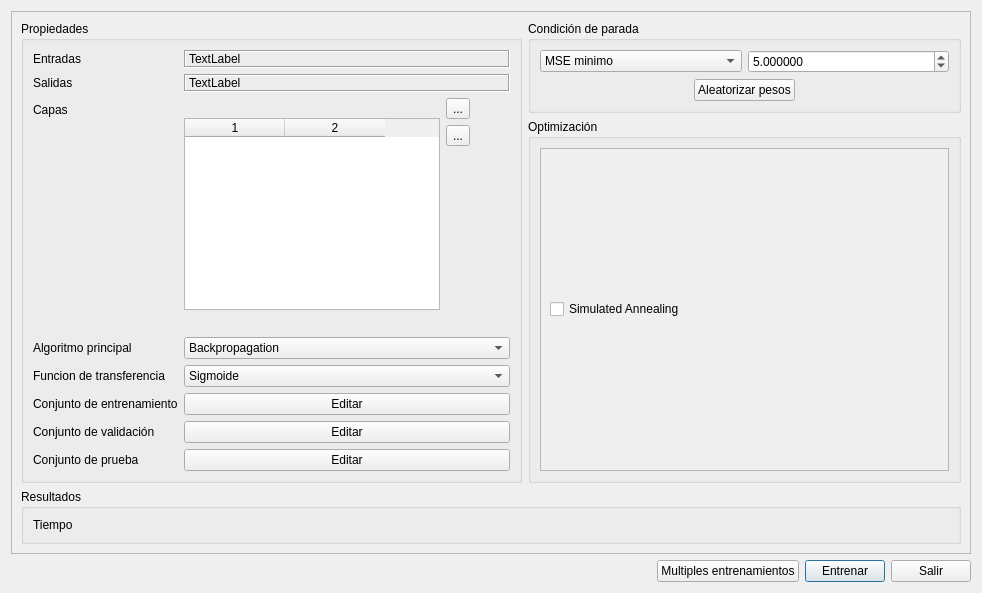
<?xml version="1.0" encoding="UTF-8"?>
<ui version="4.0">
 <class>MLPTrainingDialog</class>
 <widget class="QDialog" name="MLPTrainingDialog">
  <property name="geometry">
   <rect>
    <x>0</x>
    <y>0</y>
    <width>982</width>
    <height>593</height>
   </rect>
  </property>
  <property name="sizePolicy">
   <sizepolicy hsizetype="Expanding" vsizetype="Expanding">
    <horstretch>0</horstretch>
    <verstretch>0</verstretch>
   </sizepolicy>
  </property>
  <property name="windowTitle">
   <string>Entrenamiento</string>
  </property>
  <layout class="QVBoxLayout" name="verticalLayout_4">
   <property name="sizeConstraint">
    <enum>QLayout::SetMinimumSize</enum>
   </property>
   <item>
    <widget class="QScrollArea" name="scrollArea">
     <property name="widgetResizable">
      <bool>true</bool>
     </property>
     <widget class="QWidget" name="scrollAreaWidgetContents_2">
      <property name="geometry">
       <rect>
        <x>0</x>
        <y>0</y>
        <width>962</width>
        <height>543</height>
       </rect>
      </property>
      <layout class="QVBoxLayout" name="verticalLayout_8">
       <item>
        <layout class="QHBoxLayout" name="horizontalLayout_3">
         <item>
          <widget class="QGroupBox" name="groupBox">
           <property name="title">
            <string>Propiedades</string>
           </property>
           <layout class="QVBoxLayout" name="verticalLayout">
            <item>
             <layout class="QFormLayout" name="formLayout">
              <property name="fieldGrowthPolicy">
               <enum>QFormLayout::AllNonFixedFieldsGrow</enum>
              </property>
              <item row="0" column="0">
               <widget class="QLabel" name="label">
                <property name="sizePolicy">
                 <sizepolicy hsizetype="Expanding" vsizetype="Preferred">
                  <horstretch>0</horstretch>
                  <verstretch>0</verstretch>
                 </sizepolicy>
                </property>
                <property name="text">
                 <string>Entradas</string>
                </property>
               </widget>
              </item>
              <item row="0" column="1">
               <widget class="QLabel" name="lblInputs">
                <property name="sizePolicy">
                 <sizepolicy hsizetype="Expanding" vsizetype="Preferred">
                  <horstretch>0</horstretch>
                  <verstretch>0</verstretch>
                 </sizepolicy>
                </property>
                <property name="frameShape">
                 <enum>QFrame::Box</enum>
                </property>
                <property name="frameShadow">
                 <enum>QFrame::Sunken</enum>
                </property>
                <property name="text">
                 <string>TextLabel</string>
                </property>
               </widget>
              </item>
              <item row="2" column="0">
               <widget class="QLabel" name="label_2">
                <property name="sizePolicy">
                 <sizepolicy hsizetype="Expanding" vsizetype="Preferred">
                  <horstretch>0</horstretch>
                  <verstretch>0</verstretch>
                 </sizepolicy>
                </property>
                <property name="text">
                 <string>Salidas</string>
                </property>
               </widget>
              </item>
              <item row="2" column="1">
               <widget class="QLabel" name="lblOutputs">
                <property name="sizePolicy">
                 <sizepolicy hsizetype="Expanding" vsizetype="Preferred">
                  <horstretch>0</horstretch>
                  <verstretch>0</verstretch>
                 </sizepolicy>
                </property>
                <property name="frameShape">
                 <enum>QFrame::Box</enum>
                </property>
                <property name="frameShadow">
                 <enum>QFrame::Sunken</enum>
                </property>
                <property name="text">
                 <string>TextLabel</string>
                </property>
               </widget>
              </item>
              <item row="3" column="0">
               <widget class="QLabel" name="label_3">
                <property name="sizePolicy">
                 <sizepolicy hsizetype="Expanding" vsizetype="Preferred">
                  <horstretch>0</horstretch>
                  <verstretch>0</verstretch>
                 </sizepolicy>
                </property>
                <property name="text">
                 <string>Capas</string>
                </property>
               </widget>
              </item>
              <item row="3" column="1">
               <layout class="QHBoxLayout" name="horizontalLayout_4">
                <property name="spacing">
                 <number>6</number>
                </property>
                <item>
                 <widget class="QTableWidget" name="tblLayers">
                  <property name="sizePolicy">
                   <sizepolicy hsizetype="Minimum" vsizetype="Maximum">
                    <horstretch>0</horstretch>
                    <verstretch>0</verstretch>
                   </sizepolicy>
                  </property>
                  <property name="minimumSize">
                   <size>
                    <width>0</width>
                    <height>150</height>
                   </size>
                  </property>
                  <property name="maximumSize">
                   <size>
                    <width>16777215</width>
                    <height>16777215</height>
                   </size>
                  </property>
                  <property name="editTriggers">
                   <set>QAbstractItemView::DoubleClicked|QAbstractItemView::SelectedClicked</set>
                  </property>
                  <property name="alternatingRowColors">
                   <bool>true</bool>
                  </property>
                  <property name="rowCount">
                   <number>0</number>
                  </property>
                  <property name="columnCount">
                   <number>2</number>
                  </property>
                  <attribute name="verticalHeaderVisible">
                   <bool>false</bool>
                  </attribute>
                  <column/>
                  <column/>
                 </widget>
                </item>
                <item>
                 <layout class="QVBoxLayout" name="verticalLayout_5">
                  <item>
                   <widget class="QToolButton" name="btnAddLayer">
                    <property name="text">
                     <string>...</string>
                    </property>
                    <property name="icon">
                     <iconset resource="../imagenes.qrc">
                      <normaloff>:/imagenes/plus_icon.png</normaloff>:/imagenes/plus_icon.png</iconset>
                    </property>
                   </widget>
                  </item>
                  <item>
                   <widget class="QToolButton" name="btnDeleteLayer">
                    <property name="text">
                     <string>...</string>
                    </property>
                    <property name="icon">
                     <iconset resource="../imagenes.qrc">
                      <normaloff>:/imagenes/minus_icon.png</normaloff>:/imagenes/minus_icon.png</iconset>
                    </property>
                   </widget>
                  </item>
                  <item>
                   <spacer name="verticalSpacer">
                    <property name="orientation">
                     <enum>Qt::Vertical</enum>
                    </property>
                    <property name="sizeHint" stdset="0">
                     <size>
                      <width>20</width>
                      <height>40</height>
                     </size>
                    </property>
                   </spacer>
                  </item>
                 </layout>
                </item>
                <item>
                 <spacer name="horizontalSpacer_2">
                  <property name="orientation">
                   <enum>Qt::Horizontal</enum>
                  </property>
                  <property name="sizeHint" stdset="0">
                   <size>
                    <width>40</width>
                    <height>20</height>
                   </size>
                  </property>
                 </spacer>
                </item>
               </layout>
              </item>
              <item row="5" column="0">
               <widget class="QLabel" name="label_6">
                <property name="sizePolicy">
                 <sizepolicy hsizetype="Expanding" vsizetype="Preferred">
                  <horstretch>0</horstretch>
                  <verstretch>0</verstretch>
                 </sizepolicy>
                </property>
                <property name="text">
                 <string>Algoritmo principal</string>
                </property>
               </widget>
              </item>
              <item row="5" column="1">
               <widget class="QComboBox" name="cbTrainingAlgorithm">
                <property name="sizePolicy">
                 <sizepolicy hsizetype="Expanding" vsizetype="Fixed">
                  <horstretch>0</horstretch>
                  <verstretch>0</verstretch>
                 </sizepolicy>
                </property>
                <item>
                 <property name="text">
                  <string>Backpropagation</string>
                 </property>
                </item>
               </widget>
              </item>
              <item row="7" column="0">
               <widget class="QLabel" name="label_7">
                <property name="sizePolicy">
                 <sizepolicy hsizetype="Expanding" vsizetype="Preferred">
                  <horstretch>0</horstretch>
                  <verstretch>0</verstretch>
                 </sizepolicy>
                </property>
                <property name="text">
                 <string>Funcion de transferencia</string>
                </property>
               </widget>
              </item>
              <item row="7" column="1">
               <layout class="QHBoxLayout" name="horizontalLayout_2">
                <item>
                 <widget class="QComboBox" name="cbTrasnferFunction">
                  <item>
                   <property name="text">
                    <string>Sigmoide</string>
                   </property>
                  </item>
                  <item>
                   <property name="text">
                    <string>Tangente</string>
                   </property>
                  </item>
                 </widget>
                </item>
               </layout>
              </item>
              <item row="8" column="0">
               <widget class="QLabel" name="label_9">
                <property name="sizePolicy">
                 <sizepolicy hsizetype="Expanding" vsizetype="Preferred">
                  <horstretch>0</horstretch>
                  <verstretch>0</verstretch>
                 </sizepolicy>
                </property>
                <property name="text">
                 <string>Conjunto de entrenamiento</string>
                </property>
               </widget>
              </item>
              <item row="8" column="1">
               <widget class="QPushButton" name="btnEditTrainingSet">
                <property name="sizePolicy">
                 <sizepolicy hsizetype="Expanding" vsizetype="Fixed">
                  <horstretch>0</horstretch>
                  <verstretch>0</verstretch>
                 </sizepolicy>
                </property>
                <property name="text">
                 <string>Editar</string>
                </property>
               </widget>
              </item>
              <item row="9" column="0">
               <widget class="QLabel" name="label_30">
                <property name="sizePolicy">
                 <sizepolicy hsizetype="Expanding" vsizetype="Preferred">
                  <horstretch>0</horstretch>
                  <verstretch>0</verstretch>
                 </sizepolicy>
                </property>
                <property name="text">
                 <string>Conjunto de validación</string>
                </property>
               </widget>
              </item>
              <item row="9" column="1">
               <widget class="QPushButton" name="btnEditValidationTest">
                <property name="sizePolicy">
                 <sizepolicy hsizetype="Expanding" vsizetype="Fixed">
                  <horstretch>0</horstretch>
                  <verstretch>0</verstretch>
                 </sizepolicy>
                </property>
                <property name="text">
                 <string>Editar</string>
                </property>
               </widget>
              </item>
              <item row="10" column="0">
               <widget class="QLabel" name="label_33">
                <property name="sizePolicy">
                 <sizepolicy hsizetype="Expanding" vsizetype="Preferred">
                  <horstretch>0</horstretch>
                  <verstretch>0</verstretch>
                 </sizepolicy>
                </property>
                <property name="text">
                 <string>Conjunto de prueba</string>
                </property>
               </widget>
              </item>
              <item row="10" column="1">
               <widget class="QPushButton" name="btnEditTestSet">
                <property name="sizePolicy">
                 <sizepolicy hsizetype="Expanding" vsizetype="Fixed">
                  <horstretch>0</horstretch>
                  <verstretch>0</verstretch>
                 </sizepolicy>
                </property>
                <property name="text">
                 <string>Editar</string>
                </property>
               </widget>
              </item>
             </layout>
            </item>
           </layout>
          </widget>
         </item>
         <item>
          <layout class="QVBoxLayout" name="verticalLayout_6">
           <property name="sizeConstraint">
            <enum>QLayout::SetMinimumSize</enum>
           </property>
           <item>
            <widget class="QGroupBox" name="groupBox_2">
             <property name="minimumSize">
              <size>
               <width>300</width>
               <height>0</height>
              </size>
             </property>
             <property name="title">
              <string>Condición de parada</string>
             </property>
             <layout class="QVBoxLayout" name="verticalLayout_2">
              <property name="sizeConstraint">
               <enum>QLayout::SetMinimumSize</enum>
              </property>
              <item>
               <layout class="QHBoxLayout" name="horizontalLayout">
                <item>
                 <widget class="QComboBox" name="cbStopCondition">
                  <item>
                   <property name="text">
                    <string>MSE minimo</string>
                   </property>
                  </item>
                  <item>
                   <property name="text">
                    <string>RMSE minimo</string>
                   </property>
                  </item>
                  <item>
                   <property name="text">
                    <string>CE minimo</string>
                   </property>
                  </item>
                 </widget>
                </item>
                <item>
                 <widget class="QDoubleSpinBox" name="sbEMValue">
                  <property name="decimals">
                   <number>6</number>
                  </property>
                  <property name="maximum">
                   <double>999.990000000000009</double>
                  </property>
                  <property name="singleStep">
                   <double>0.010000000000000</double>
                  </property>
                  <property name="value">
                   <double>5.000000000000000</double>
                  </property>
                 </widget>
                </item>
               </layout>
              </item>
              <item>
               <layout class="QHBoxLayout" name="horizontalLayout_5">
                <item>
                 <widget class="QPushButton" name="btnRandomize">
                  <property name="sizePolicy">
                   <sizepolicy hsizetype="Maximum" vsizetype="Fixed">
                    <horstretch>0</horstretch>
                    <verstretch>0</verstretch>
                   </sizepolicy>
                  </property>
                  <property name="minimumSize">
                   <size>
                    <width>0</width>
                    <height>0</height>
                   </size>
                  </property>
                  <property name="text">
                   <string>Aleatorizar pesos</string>
                  </property>
                 </widget>
                </item>
               </layout>
              </item>
             </layout>
            </widget>
           </item>
           <item>
            <widget class="QGroupBox" name="groupBox_4">
             <property name="title">
              <string>Optimización</string>
             </property>
             <layout class="QVBoxLayout" name="verticalLayout_7">
              <item>
               <widget class="QScrollArea" name="saOptimization">
                <property name="widgetResizable">
                 <bool>true</bool>
                </property>
                <widget class="QWidget" name="scrollAreaWidgetContents">
                 <property name="geometry">
                  <rect>
                   <x>0</x>
                   <y>0</y>
                   <width>367</width>
                   <height>313</height>
                  </rect>
                 </property>
                 <layout class="QVBoxLayout" name="verticalLayout_9">
                  <item>
                   <widget class="QCheckBox" name="chkSA">
                    <property name="text">
                     <string>Simulated Annealing</string>
                    </property>
                   </widget>
                  </item>
                 </layout>
                </widget>
               </widget>
              </item>
             </layout>
            </widget>
           </item>
          </layout>
         </item>
        </layout>
       </item>
       <item>
        <widget class="QGroupBox" name="gbPlotter">
         <property name="title">
          <string>Resultados</string>
         </property>
         <layout class="QVBoxLayout" name="verticalLayout_3">
          <item>
           <layout class="QGridLayout" name="gridLayout">
            <item row="0" column="0">
             <widget class="QLabel" name="label_16">
              <property name="text">
               <string>Tiempo</string>
              </property>
             </widget>
            </item>
            <item row="0" column="1">
             <widget class="QLabel" name="lblTime">
              <property name="text">
               <string/>
              </property>
             </widget>
            </item>
           </layout>
          </item>
         </layout>
        </widget>
       </item>
      </layout>
     </widget>
    </widget>
   </item>
   <item>
    <layout class="QHBoxLayout" name="buttonsLayout">
     <item>
      <spacer name="horizontalSpacer">
       <property name="orientation">
        <enum>Qt::Horizontal</enum>
       </property>
       <property name="sizeHint" stdset="0">
        <size>
         <width>40</width>
         <height>20</height>
        </size>
       </property>
      </spacer>
     </item>
     <item>
      <widget class="QPushButton" name="btnMultipleTraining">
       <property name="text">
        <string>Multiples entrenamientos</string>
       </property>
      </widget>
     </item>
     <item>
      <widget class="QPushButton" name="btnTrain">
       <property name="text">
        <string>Entrenar</string>
       </property>
       <property name="default">
        <bool>true</bool>
       </property>
       <property name="flat">
        <bool>false</bool>
       </property>
      </widget>
     </item>
     <item>
      <widget class="QPushButton" name="btnCancel">
       <property name="text">
        <string>Salir</string>
       </property>
      </widget>
     </item>
    </layout>
   </item>
  </layout>
 </widget>
 <resources>
  <include location="../imagenes.qrc"/>
 </resources>
 <connections/>
</ui>
